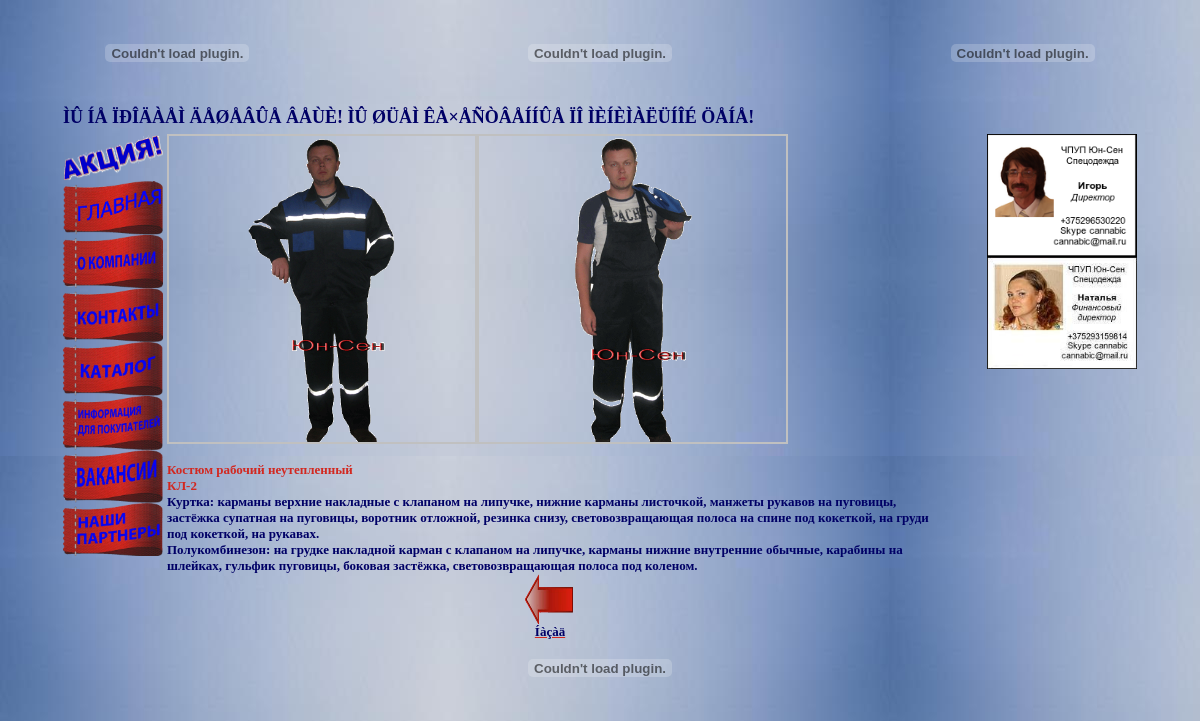
Page /p22.php on the committed database.
### tables this page shows
CREATE TABLE IF NOT EXISTS `catalog` (
  `category` text NOT NULL,
  `model` int(11) NOT NULL,
  `image` text NOT NULL,
  `name` text NOT NULL,
  `price` text NOT NULL,
  `description` text NOT NULL
);

### 22.php (called while the page is built)
<?php
$imgDir='images/2/2/';
$category = 2;
$model = 2;
?>

### p22.php (the view, shortened to what this page needs)
<?php
include ('22.php');
  function getFiles($path)
  {
    $files = scandir($path);
    for($i = 0, $length = count($files); $i < $length; $i++)
    {
      if( is_dir($path.$files[$i]) )
      {
        unset($files[$i]);
      }
    }
    return $files;
  }
?>
<!DOCTYPE HTML PUBLIC "-//W3C//DTD HTML 4.01 Frameset//EN" "http://www.w3.org/TR/html4/frameset.dtd">
<html>
 <head>
<link rel="stylesheet" type="text/css" href="gallerystyle.css" />
<link rel="stylesheet" type="text/css" href="../highslide/highslide.css" />
</head>
<body align = center link = "#d22820"
alink = "#000066"
vlink = "#000066">
<div id="content"><div align = center>
<table width = 90%>
<tr>
<td align = center>
<embed src="images/logo.swf" width = '150px' height = '100px' quality="high"  TYPE="application/x-shockwave-flash" wmode="transparent" loop="true" autoplay="true" pluginspage="http://www.macromedia.com/go/getflashplayer"></embed>
</td>
<td align = center>
<embed src="images/text.swf" width = '400px' height = '100px' quality="high"  TYPE="application/x-shockwave-flash" wmode="transparent" loop="true" autoplay="true" pluginspage="http://www.macromedia.com/go/getflashplayer"></embed>
</td>
<td align = center>
<embed src="images/phones.swf" width = '150px' height = '100px' quality="high"  TYPE="application/x-shockwave-flash" wmode="transparent" loop="true" autoplay="true" pluginspage="http://www.macromedia.com/go/getflashplayer"></embed>
</td>
</tr>
<tr>
<td colspan = 3><marquee>
<font size = 4px color="#000066" face="Verdana"><B>ÌÛ ÍÅ ÏÐÎÄÀÅÌ ÄÅØÅÂÛÅ ÂÅÙÈ! ÌÛ ØÜÅÌ ÊÀ×ÅÑÒÂÅÍÍÛÅ ÏÎ ÌÈÍÈÌÀËÜÍÎÉ ÖÅÍÅ!</B></font>
</marquee></td></tr>
</table>
</div>
<div align = center>
<table border="0"  width="90%">
<tr>
<td valign = top rowspan = 2 align = left>
<a href = empty.php><img src = "images/act.gif" width = 100px></img><br>
<a href = index.php><img src = "images/index.gif" width = 100px></img><br>
<a href = company.php><img src = "images/company.gif" width = 100px></img><br>
<a href = contacts.php><img src = "images/contacts.gif" width = 100px></img><br>
<a href = catalog.php><img src = "images/catalog.gif" width = 100px></img><br>
<a href = info.php><img src = "images/info.gif" width = 100px></img><br>
<a href = work.php><img src = "images/work.gif" width = 100px></img><br>
<a href = friends.php><img src = "images/friends.gif" width = 100px></img><br>
</td>
<td valign = top rowspan = 2>
<?php
        foreach( getFiles($imgDir) as $file )
        {
echo '<a href="'.$imgDir.$file.'" class="highslide" onclick="return hs.expand(this)">';
echo '<img src="'.$imgDir.$file.'" width="40%"/>';
echo '</a>';
   }
 ?>
<br>
<?php
$query = mysql_query("SELECT * FROM catalog WHERE category = $category AND model = $model");
do
{
    $n = $row['name'];
    $d = $row['description'];
    echo ('<div align = left>');
    echo ('<font size = 2px color="#d22820" face="Verdana"><B>');
    echo ($n);
    echo ('</B></font>');
    echo ('<br>');
    echo ('<font  size = 2px color="#000066" face="Verdana"><B>');
    echo ($d);
    echo ('</B></font>');
    echo ('</div>');
}
 while ($row = mysql_fetch_array ($query));
?>
<div align = center>
<?php
echo '<a href="';
echo $category;
echo '.php" title="íàçàä">';
?>
<img src="images/back.gif" border=0 width=50px height=50px>
<br><font size = 2px color="#000066" face="Verdana"><B>Íàçàä</B></a></div>
<td valign = top align = right WIDTH = 150PX>
<img src = images/igor.png WIDTH = 150PX><br>
<img src = images/natalia.JPG WIDTH = 150PX>
<br>
<iframe src="http://diano4ka96.narod.ru/tag.html"
width="200" height="200"
align="left" scrolling=no
frameborder="0">
    Âàø áðàóçåð íå ïîääåðæèâàåò ïëàâàþùèå ôðåéìû!
 </iframe>
</td>
</tr>
</table>
</div>
<embed src="images/end.swf" width = '100%' height = '50px' quality="high"  TYPE="application/x-shockwave-flash" wmode="transparent" loop="true" autoplay="true" pluginspage="http://www.macromedia.com/go/getflashplayer"></embed>
</div>
</body>
</html>

### highslide/highslide.css (style rules this page uses)
.highslide { outline: none; text-decoration: none; }
.highslide img { border: 2px solid silver; }

### p22.php (style rules this page uses)
#content { position:absolute; top:0; bottom:0; left:0; right:0; z-index:1000; }

### rows in the picture
catalog: name "Костюм рабочий неутепленный КЛ-2", description "Куртка: карманы верхние накладные с клапаном на липучке, нижние карманы листочкой, манжеты рукавов на пуговицы, застёжка супатная на пуговицы, воротник отложной, резинка снизу, световозвращающая полоса на спине под кокеткой, на груди под кокеткой, на рукавах. Полукомбинезон: на грудке накладной карман с клапаном на липучке, карманы нижние внутренние обычные, карабины на шлейках, гульфик пуговицы, боковая застёжка, световозвращающая полоса под коленом."
